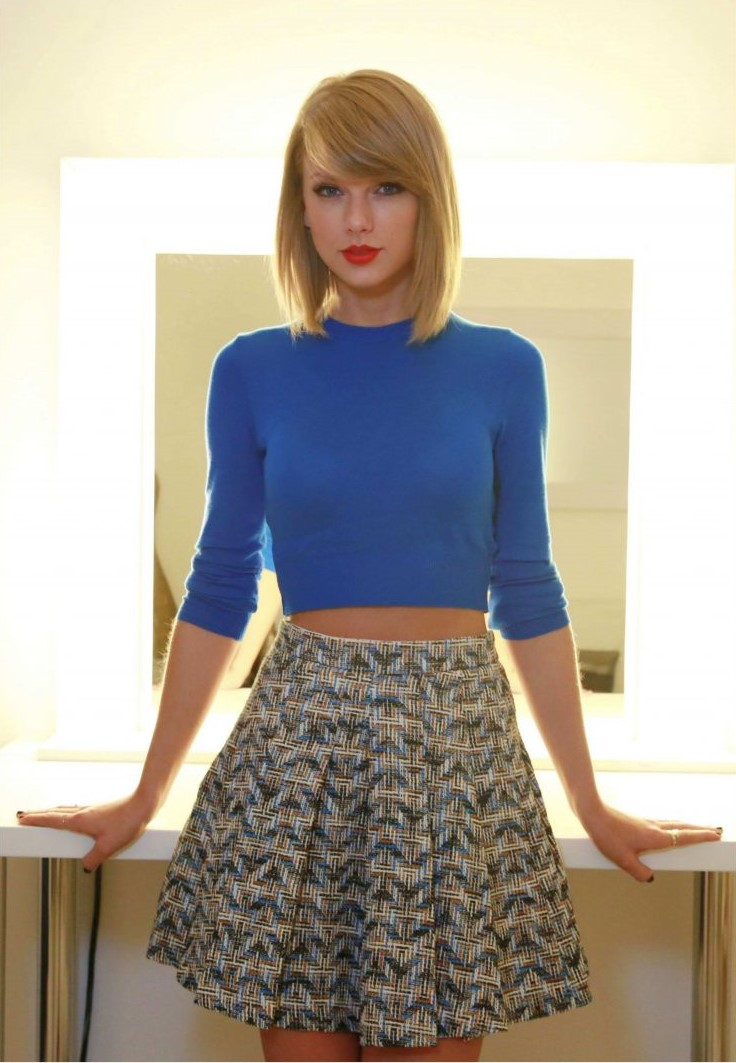
#> input picture Edge_detect.jpg, 736 x 1063 px, found by its file name
$ python 'image processing.py'
#> lines starting #> are read from the running program, lines starting #| are printed output that depends on the picture
import cv2

def edge_detection():
    gray_image = cv2.cvtColor(original_image, cv2.COLOR_BGR2GRAY)
    edges = cv2.Canny(gray_image, 50, 150)
    cv2.imshow("Edges",edges)
    cv2.waitKey(0)
    plt.show()

def image_rotation():
    image = cv2.rotate(original_image, cv2.ROTATE_90_CLOCKWISE)
    cv2.imshow("image",image)
    cv2.waitKey(0)

def gray_scaling():
    gray_image = cv2.cvtColor(original_image, cv2.COLOR_BGR2GRAY)
    cv2.imshow("grey image",gray_image)
    cv2.waitKey(0)


image_root= 'D:\\Nexilo\\image--processing\\Edge_detect.jpg'
original_image = cv2.imread(image_root)
#> original_image is the input picture: shape (1063, 736, 3); mean B, G, R 158.4, 168.9, 175.9
print("choose the option")
print("1.Edge detection")
print("2.Image rotaion")
print("3.Gray scaling")
n=int(input("Enter the option:"))
#> the answer given: 1
if (n==1):
    edge_detection()
#> in edge_detection, `gray_image = cv2.cvtColor(original_image, cv2.COLOR_BGR2GRAY)`:
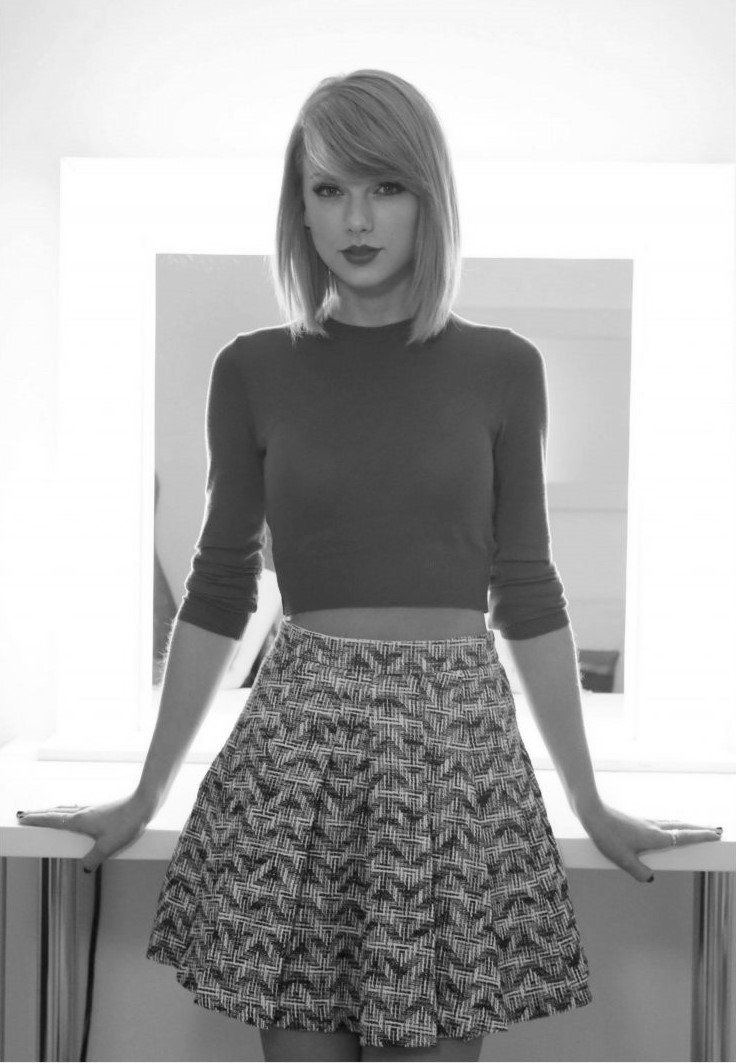
#> gray_image: shape (1063, 736); min 6, max 255, mean 169.8
#> in edge_detection, `edges = cv2.Canny(gray_image, 50, 150)`:
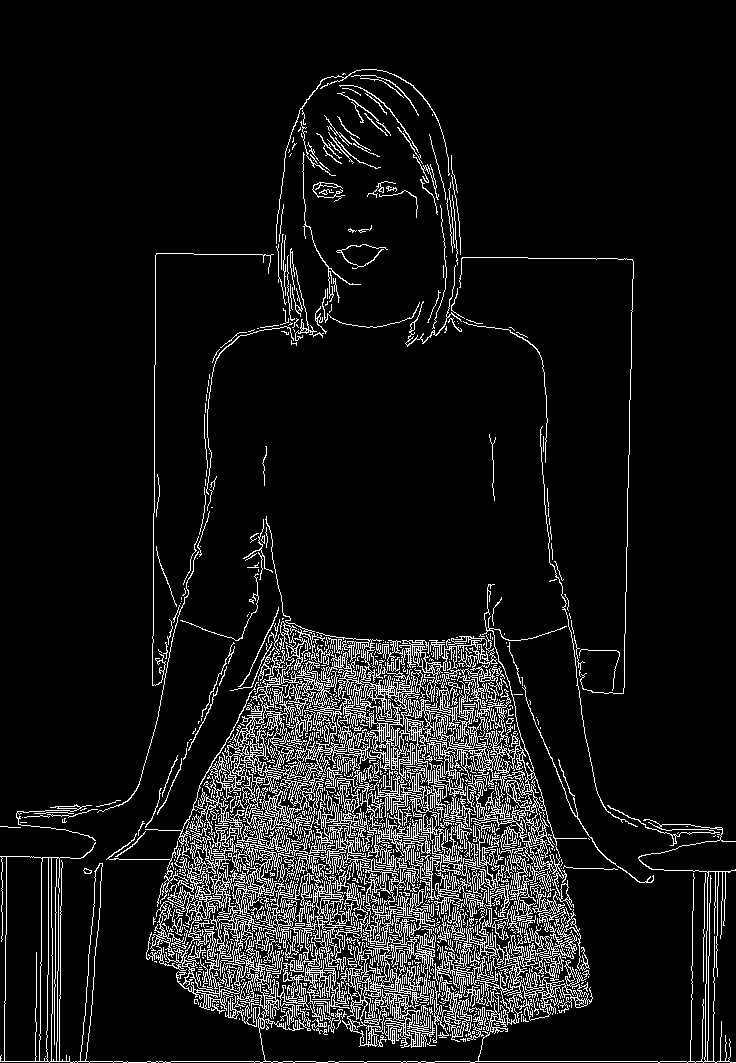
#> edges: shape (1063, 736); 9.1% white in thin lines or dots
#> (the run stopped early here; a loop or call above may not have finished)
